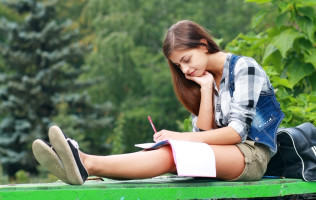
#> input picture Lab_01/Activity_1.1/Activity_1.1.2/girl.jpg, 316 x 200 px, found by its file name
$ python Activity_1.1.2.py
#> lines starting #> are read from the running program, lines starting #| are printed output that depends on the picture
# import required libraries
import cv2
import numpy as np
import math
import matplotlib.image as mping

from matplotlib import pyplot as plt

# read input image
img = mping.imread("Activity_1.1\Activity_1.1.2\girl.jpg") # Path Picture
#> img is the input picture: shape (200, 316, 3); mean R, G, B 104.5, 124.7, 92.7
X = np.array(img)
W = np.transpose(X)
Y = X.reshape((189600))
K = np.moveaxis(X,2,0)
# K = np.swapaxes(img,0,-2)

print("Initial Shape:",img.shape)
#| Initial Shape: (200, 316, 3)
# print("New Shape transpose:",W.shape)
print("New Shape reshape:",Y.shape)
#| New Shape reshape: (189600,)
#> `# plt.show()`:
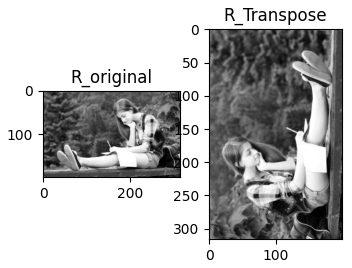
#> figure drawn by matplotlib, 2 panels
# print("New Shape moveaxis:",K.shape)

fig = plt.figure(figsize=(6,6))
plt.subplot(2,3,1);plt.imshow(img[:,:,0],cmap='gray');plt.title("R_original")
plt.subplot(2,3,2);plt.imshow(W[0,:,:],cmap='gray');plt.title("R_Transpose")
# [6 lines of commented-out code are left out]
